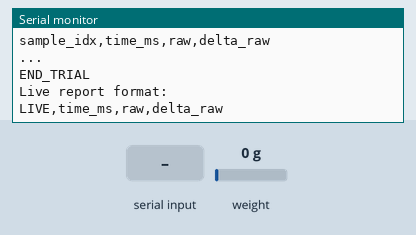
Recording of a sketch running on a simulated ESP32. On the bench: the last lines printed to the serial monitor. Inputs (shaded band) come from the test bench; at power-on: weight on the scale 0 g.

Above: at 2.2 s.
2.3 s: "r1\n" received over Serial
At 2.41 s:
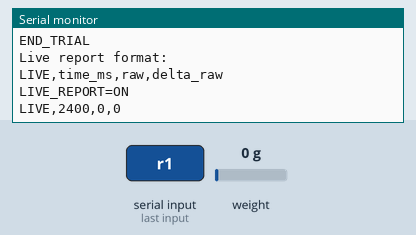
3.9 s: "r0\n" received over Serial
At 4.4 s:
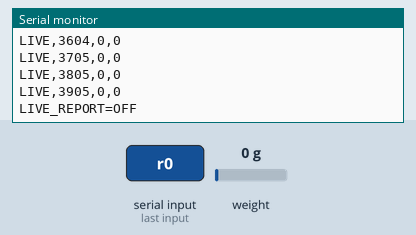
5.4 s: "s\n" received over Serial
At 6.5 s:
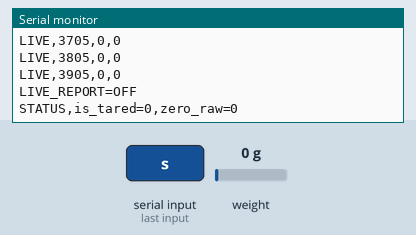
6.9 s: "t\n" received over Serial
At 7.7 s:
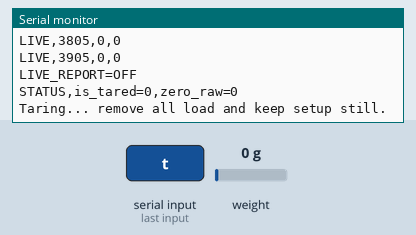
9.9 s: "c\n" received over Serial
At 10.01 s:
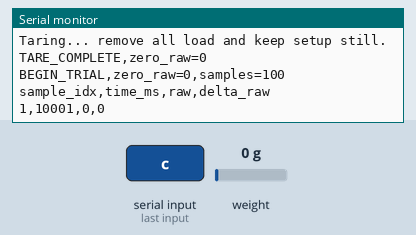
11.5 s: weight on the scale set to 100 g
At 11.51 s:
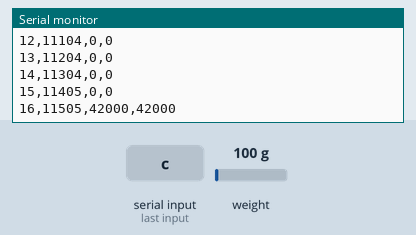

Measured:
- after the input at 2.3 s, the serial monitor: prints a new line at once (image 1)
- after the input at 3.9 s, the serial monitor: prints a new line at once (image 2)
- after the input at 5.4 s, the serial monitor: prints a new line at once (image 3)
- after the input at 6.9 s, the serial monitor: prints a new line at once (image 4)
- after the input at 9.9 s, the serial monitor: prints a new line at once (image 5)
- after the input at 11.5 s, the serial monitor: prints a new line at once (image 6)

The sketch:

esp32_hx711_trial_collector.ino
```cpp
#include "HX711.h"

// HX711 wiring for ESP32 Dev Module / NodeMCU-32S.
const int HX711_DOUT_PIN = 32;
const int HX711_SCK_PIN = 33;
const byte HX711_GAIN = 64;

const int TRIAL_SAMPLES = 100;
const int TARE_SAMPLES = 20;
const unsigned long READY_TIMEOUT_MS = 5000;

HX711 scale;

long zeroRaw = 0;
bool isTared = false;
bool reportingEnabled = false;

void printHelp() {
  Serial.println();
  Serial.println("HX711 trial collector commands:");
  Serial.println("  h          : show help");
  Serial.println("  s          : show current tare/status");
  Serial.println("  t          : tare no load");
  Serial.println("  c          : collect one 100-sample trial");
  Serial.println("  r1         : start live raw report");
  Serial.println("  r0         : stop live raw report");
  Serial.println();
  Serial.println("Trial output format:");
  Serial.println("BEGIN_TRIAL,zero_raw=<zero>,samples=<N>");
  Serial.println("sample_idx,time_ms,raw,delta_raw");
  Serial.println("...");
  Serial.println("END_TRIAL");
  Serial.println();
  Serial.println("Live report format:");
  Serial.println("LIVE,time_ms,raw,delta_raw");
  Serial.println();
}

bool waitForReady(unsigned long timeoutMs) {
  const unsigned long startMs = millis();
  while (!scale.is_ready()) {
    if (millis() - startMs >= timeoutMs) {
      return false;
    }
    delay(1);
  }
  return true;
}

bool readValidRaw(long &rawValue) {
  if (!waitForReady(READY_TIMEOUT_MS)) {
    return false;
  }

  rawValue = scale.read();
  return true;
}

bool readAverageRaw(int sampleCount, long &averageRaw) {
  long sum = 0;

  for (int i = 0; i < sampleCount; i++) {
    long raw = 0;
    if (!readValidRaw(raw)) {
      return false;
    }
    sum += raw;
  }

  averageRaw = sum / sampleCount;
  return true;
}

void tareNoLoad() {
  Serial.println("Taring... remove all load and keep setup still.");

  long averageRaw = 0;
  if (!readAverageRaw(TARE_SAMPLES, averageRaw)) {
    Serial.println("ERROR:HX711_NOT_READY_DURING_TARE");
    return;
  }

  zeroRaw = averageRaw;
  isTared = true;

  Serial.print("TARE_COMPLETE,zero_raw=");
  Serial.println(zeroRaw);
}

void printStatus() {
  Serial.print("STATUS,is_tared=");
  Serial.print(isTared ? "1" : "0");
  Serial.print(",zero_raw=");
  Serial.println(zeroRaw);
}

void collectTrial() {
  reportingEnabled = false;

  if (!isTared) {
    Serial.println("ERROR: Run tare first with command t.");
    return;
  }

  Serial.print("BEGIN_TRIAL,zero_raw=");
  Serial.print(zeroRaw);
  Serial.print(",samples=");
  Serial.println(TRIAL_SAMPLES);

  Serial.println("sample_idx,time_ms,raw,delta_raw");

  for (int sampleIndex = 1; sampleIndex <= TRIAL_SAMPLES; sampleIndex++) {
    long raw = 0;
    if (!readValidRaw(raw)) {
      Serial.println("ERROR:HX711_NOT_READY_DURING_TRIAL");
      break;
    }

    const long deltaRaw = raw - zeroRaw;

    Serial.print(sampleIndex);
    Serial.print(",");
    Serial.print(millis());
    Serial.print(",");
    Serial.print(raw);
    Serial.print(",");
    Serial.println(deltaRaw);
  }

  Serial.println("END_TRIAL");
}

void reportLiveSample() {
  if (!scale.is_ready()) {
    return;
  }

  const long raw = scale.read();
  const long deltaRaw = isTared ? raw - zeroRaw : raw;

  Serial.print("LIVE,");
  Serial.print(millis());
  Serial.print(",");
  Serial.print(raw);
  Serial.print(",");
  Serial.println(deltaRaw);
}

void handleCommand(String line) {
  line.trim();
  if (line.length() == 0) {
    return;
  }

  const char command = line.charAt(0);

  if (command == 'h') {
    printHelp();
  } else if (command == 's') {
    printStatus();
  } else if (command == 't') {
    reportingEnabled = false;
    tareNoLoad();
  } else if (command == 'c') {
    collectTrial();
  } else if (command == 'r') {
    if (line == "r1") {
      reportingEnabled = true;
      Serial.println("LIVE_REPORT=ON");
    } else if (line == "r0") {
      reportingEnabled = false;
      Serial.println("LIVE_REPORT=OFF");
    } else {
      reportingEnabled = !reportingEnabled;
      Serial.print("LIVE_REPORT=");
      Serial.println(reportingEnabled ? "ON" : "OFF");
    }
  } else {
    Serial.print("ERROR: Unknown command: ");
    Serial.println(command);
    Serial.println("Type h for help.");
  }
}

void setup() {
  Serial.begin(115200);
  delay(1000);

  scale.begin(HX711_DOUT_PIN, HX711_SCK_PIN, HX711_GAIN);

  Serial.println();
  Serial.println("HX711 trial collector started.");
  Serial.println("Board target: ESP32 Dev Module");
  Serial.println("HX711 DOUT -> GPIO32, SCK -> GPIO33, gain 64");
  printHelp();
}

void loop() {
  if (Serial.available() > 0) {
    String line = Serial.readStringUntil('\n');
    handleCommand(line);
  }

  if (reportingEnabled) {
    reportLiveSample();
  }
}
```
